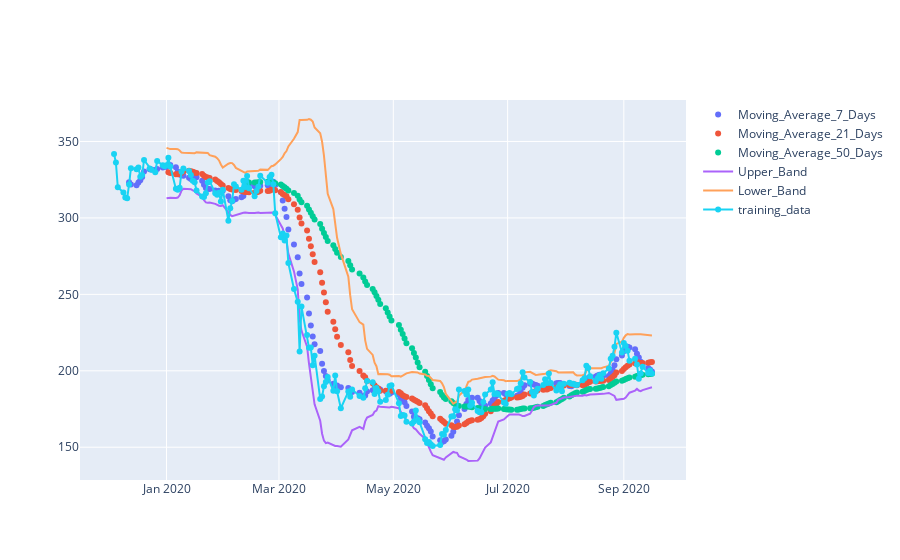

Notebook code for this chart:
### Code cell
# Let us now look at some indicators on the train data
fig1=go.Figure()
train['ma7'] = train['Close'].rolling(window=7).mean()
train['ma21'] = train['Close'].rolling(window=21).mean()
train['ma50'] = train['Close'].rolling(window=50).mean()
train['ma100'] = train['Close'].rolling(window=100).mean()
train['ma200'] = train['Close'].rolling(window=200).mean()
train['ma300'] = train['Close'].rolling(window=300).mean()

train['ma20'] = train['Close'].rolling(window=20).mean()
train['20sd'] = train['Close'].rolling(window=20).std()
train['upper_band'] = train['ma20'] + (train['20sd']*2)
train['lower_band'] = train['ma20'] - (train['20sd']*2)

fig1.add_trace(go.Scatter(x=train['Date'], y=train.ma7,
                    mode='markers',
                    name='Moving_Average_7_Days'))
fig1.add_trace(go.Scatter(x=train['Date'], y=train.ma21,
                    mode='markers',
                    name='Moving_Average_21_Days'))
fig1.add_trace(go.Scatter(x=train['Date'], y=train.ma50,
                    mode='markers',
                    name='Moving_Average_50_Days'))
fig1.add_trace(go.Scatter(x=train['Date'], y=train.lower_band,
                    mode='lines',
                    name='Upper_Band'))
fig1.add_trace(go.Scatter(x=train['Date'], y=train.upper_band,
                    mode='lines',
                    name='Lower_Band'))
# The actual stock price value
fig1.add_trace(go.Scatter(x=train['Date'], y=train.Close,
                    mode='lines+markers',
                    name='training_data'))

fig.update_layout(title='Dail')

### Figure 1 — Plotly figure (JSON) as saved in the notebook; plotly's stock layout.template omitted (floating-point values rounded to 4 significant figures; data arrays with more than 128 entries replaced by an {"elided": "..."} marker saying what was removed)
{"data": [{"mode": "markers", "name": "Moving_Average_7_Days", "type": "scatter", "x": {"elided": "197 str values"}, "y": {"elided": "197 float values"}}, {"mode": "markers", "name": "Moving_Average_21_Days", "type": "scatter", "x": {"elided": "197 str values"}, "y": {"elided": "197 float values"}}, {"mode": "markers", "name": "Moving_Average_50_Days", "type": "scatter", "x": {"elided": "197 str values"}, "y": {"elided": "197 float values"}}, {"mode": "lines", "name": "Upper_Band", "type": "scatter", "x": {"elided": "197 str values"}, "y": {"elided": "197 float values"}}, {"mode": "lines", "name": "Lower_Band", "type": "scatter", "x": {"elided": "197 str values"}, "y": {"elided": "197 float values"}}, {"mode": "lines+markers", "name": "training_data", "type": "scatter", "x": {"elided": "197 str values"}, "y": {"elided": "197 float values"}}], "layout": {}}
